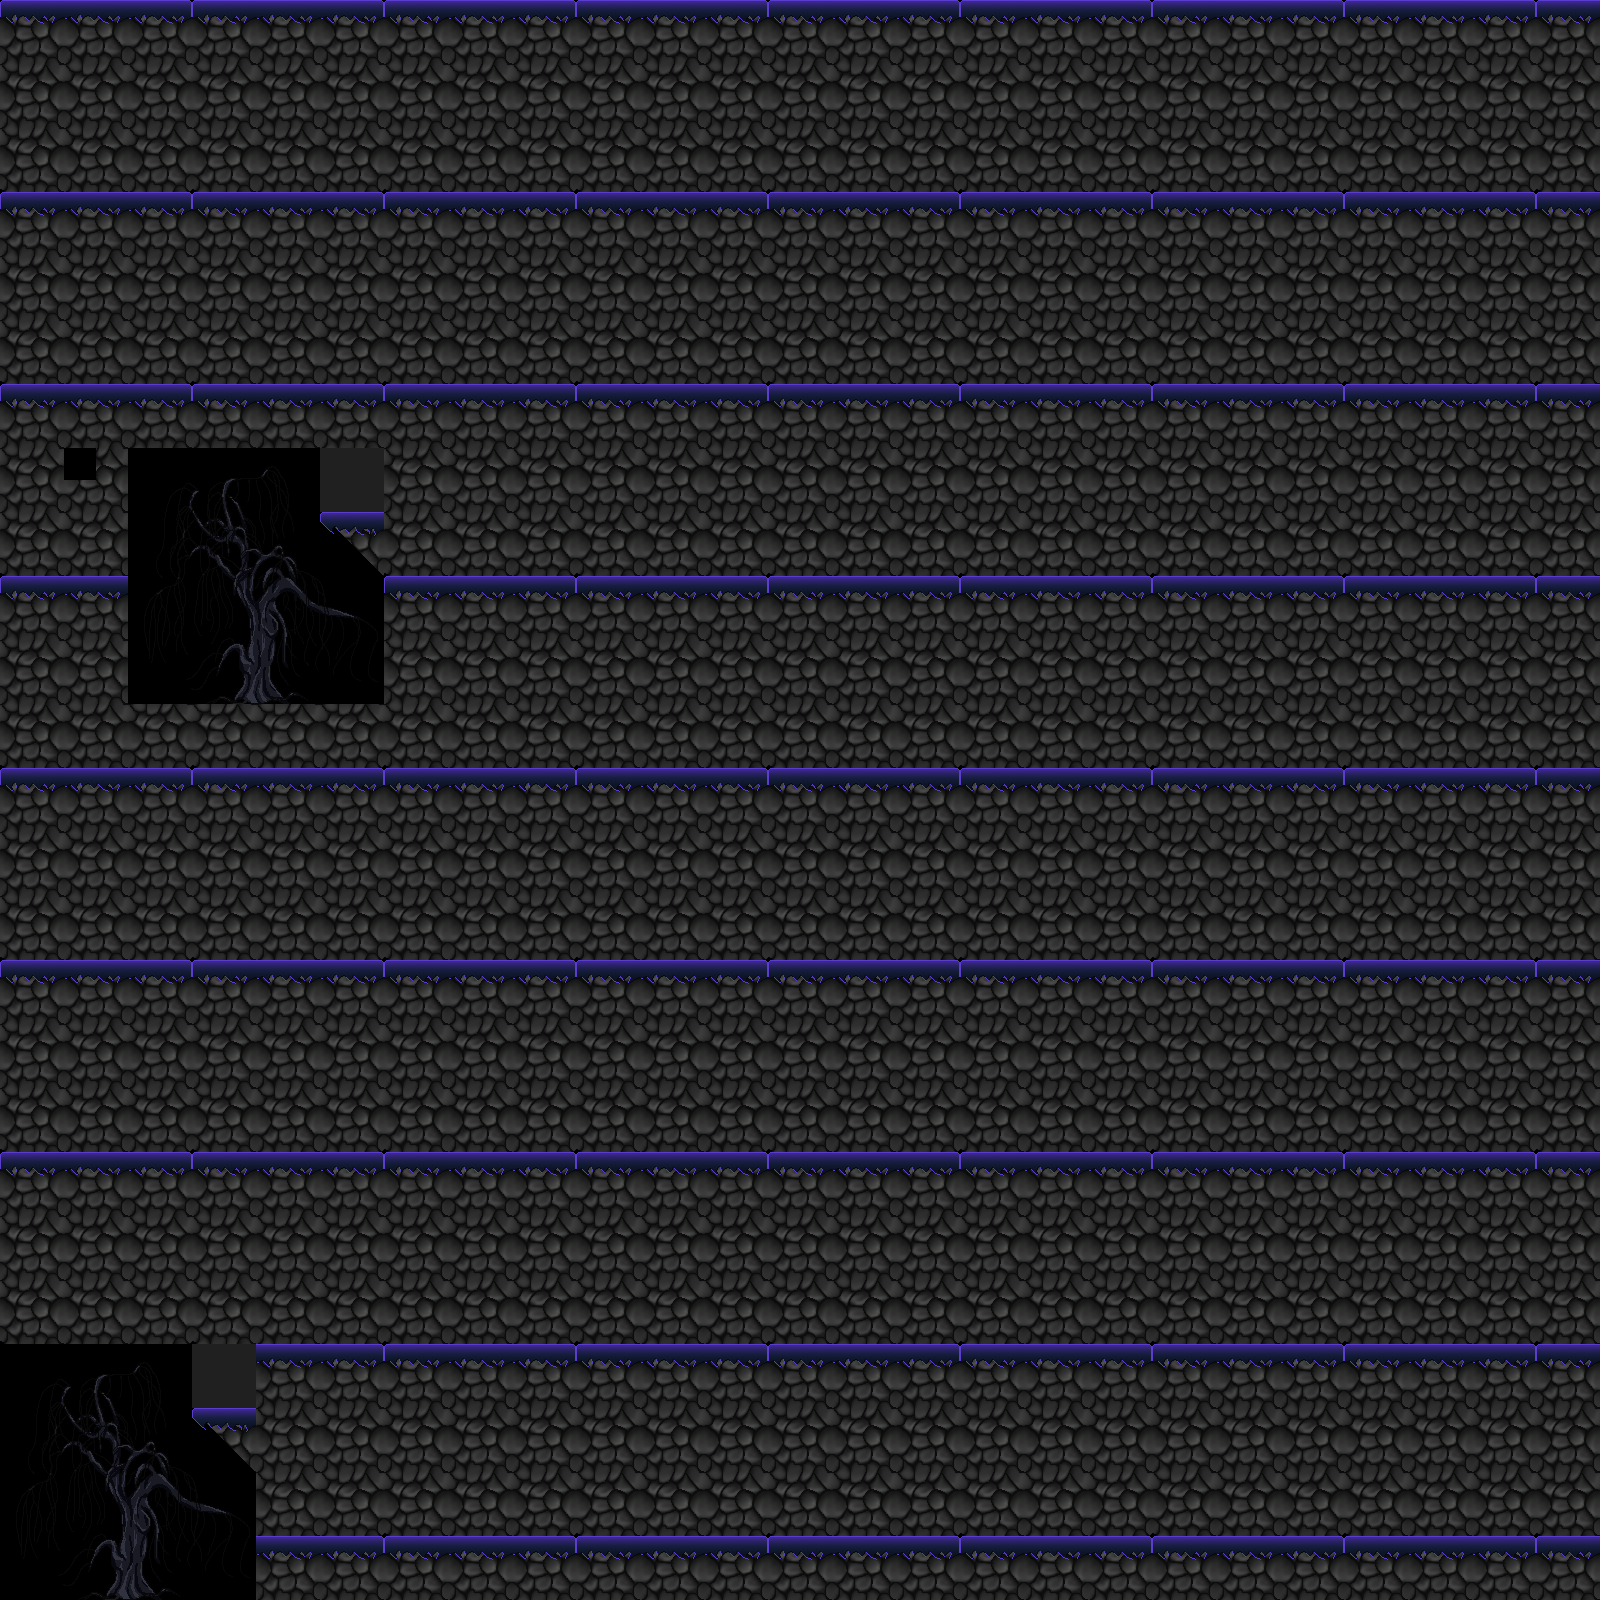

Tiled map render using the project's own tile images. Description and the map definition, with tile-layer contents summarised, below:
An orthogonal 50x50 tile map with 32x32 px tiles, 1 tile layer (Tile Layer 1).

<map version="1.0" orientation="orthogonal" renderorder="right-down" width="50" height="50" tilewidth="32" tileheight="32" nextobjectid="1">
 <tileset firstgid="1" name="night" tilewidth="32" tileheight="32" tilecount="320" columns="16">
  <image source="../tilesheets/night.png" width="512" height="640" />
 </tileset>
 <layer name="Tile Layer 1" width="50" height="50">
  <data>[2500 cells, 2500 non-empty, 100 distinct tile ids]</data>
 </layer>
</map>
